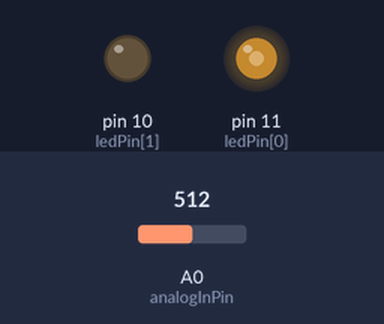
The sketch below on a simulated Arduino Uno, built with avr-gcc and run on an emulated ATmega328P. On the bench: output pins drawn as LEDs (lit = HIGH). Dashed ring = blinking. The inputs (shaded band) are chosen by the test bench; at power-on: A0 (analogInPin) = 512.

Above: at 0.1 s.
At 1.8 s:
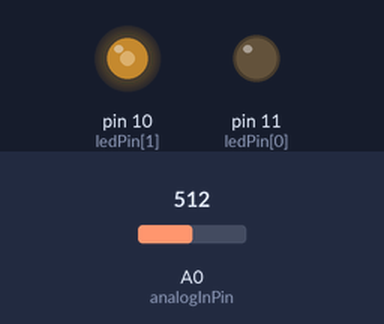
1.9 s: A0 (analogInPin) set to 306
At 2.8 s:
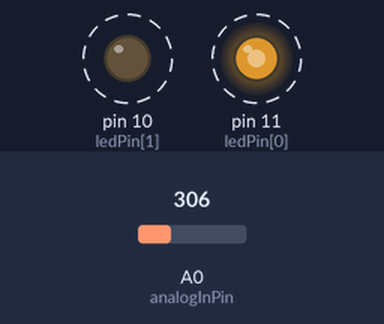
5.5 s: A0 (analogInPin) set to 122
9.6 s: A0 (analogInPin) set to 900
Timing chart, 0 to 19.7 s (numbered marks = the images above; inputs shaded):
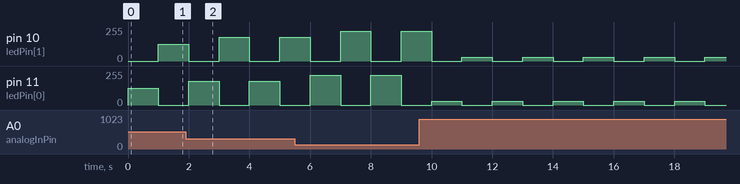

Measured:
- by itself, pin 10 (ledPin[1]), pin 11 (ledPin[0]): alternates 30/255 for 1.0 s and 0/255 for 1.0 s

The sketch:

4.2.ino
```cpp
int state = 1; //控制开关状态
const int analogInPin = A0; //设置模拟信号的引脚
int outputValue = 0; //记录map()之后值的变量
int sensorValue = 0; //接受模拟信号
byte ledPin[] = {11, 10}; //设置2个灯的引脚

void setup() {
  for (int i = 0; i < 2; i++) {
    pinMode(ledPin[i], OUTPUT);//设置11,10号为输出引脚
  }
  attachInterrupt(5, blink, FALLING); //设置中断，5号引脚由高到低电平时，执行blink函数
  Serial.begin(9600);
}

void loop() {
  for (int i = 0; i < 2; i++) { //跑马灯循环
    sensorValue = analogRead(A0);//设置Ao号为模拟输出引脚
    outputValue = map(sensorValue, 1023, 0, 0, 255); //把一个数从一个范围变换到另一个范围
    if (state == 1) { //判断开关状态
      analogWrite(ledPin[i], outputValue);
      delay(1000);
      digitalWrite(ledPin[i], LOW);
    }
    else { //跳出循环
      break;
    }
  }
}

void blink() { //关闭所有灯，转换开关状态
  for (int i = 0; i < 2; i++) {
    digitalWrite(ledPin[i], LOW);
  }
  state = 1 - state;
}
```
